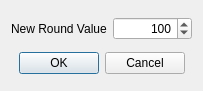
<?xml version="1.0" encoding="UTF-8"?>
<ui version="4.0">
 <class>addRoundDialog</class>
 <widget class="QDialog" name="addRoundDialog">
  <property name="geometry">
   <rect>
    <x>0</x>
    <y>0</y>
    <width>203</width>
    <height>91</height>
   </rect>
  </property>
  <property name="windowTitle">
   <string>Add Round</string>
  </property>
  <layout class="QVBoxLayout" name="verticalLayout">
   <item>
    <layout class="QHBoxLayout" name="horizontalLayout">
     <item>
      <widget class="QLabel" name="label">
       <property name="text">
        <string>New Round Value</string>
       </property>
      </widget>
     </item>
     <item>
      <widget class="QSpinBox" name="spinBox">
       <property name="alignment">
        <set>Qt::AlignRight|Qt::AlignTrailing|Qt::AlignVCenter</set>
       </property>
       <property name="minimum">
        <number>1</number>
       </property>
       <property name="maximum">
        <number>200</number>
       </property>
       <property name="singleStep">
        <number>5</number>
       </property>
       <property name="value">
        <number>100</number>
       </property>
      </widget>
     </item>
    </layout>
   </item>
   <item>
    <widget class="QDialogButtonBox" name="buttonBox">
     <property name="orientation">
      <enum>Qt::Horizontal</enum>
     </property>
     <property name="standardButtons">
      <set>QDialogButtonBox::Cancel|QDialogButtonBox::Ok</set>
     </property>
     <property name="centerButtons">
      <bool>true</bool>
     </property>
    </widget>
   </item>
  </layout>
 </widget>
 <resources/>
 <connections>
  <connection>
   <sender>buttonBox</sender>
   <signal>accepted()</signal>
   <receiver>addRoundDialog</receiver>
   <slot>accept()</slot>
   <hints>
    <hint type="sourcelabel">
     <x>248</x>
     <y>254</y>
    </hint>
    <hint type="destinationlabel">
     <x>157</x>
     <y>274</y>
    </hint>
   </hints>
  </connection>
  <connection>
   <sender>buttonBox</sender>
   <signal>rejected()</signal>
   <receiver>addRoundDialog</receiver>
   <slot>reject()</slot>
   <hints>
    <hint type="sourcelabel">
     <x>316</x>
     <y>260</y>
    </hint>
    <hint type="destinationlabel">
     <x>286</x>
     <y>274</y>
    </hint>
   </hints>
  </connection>
 </connections>
</ui>
